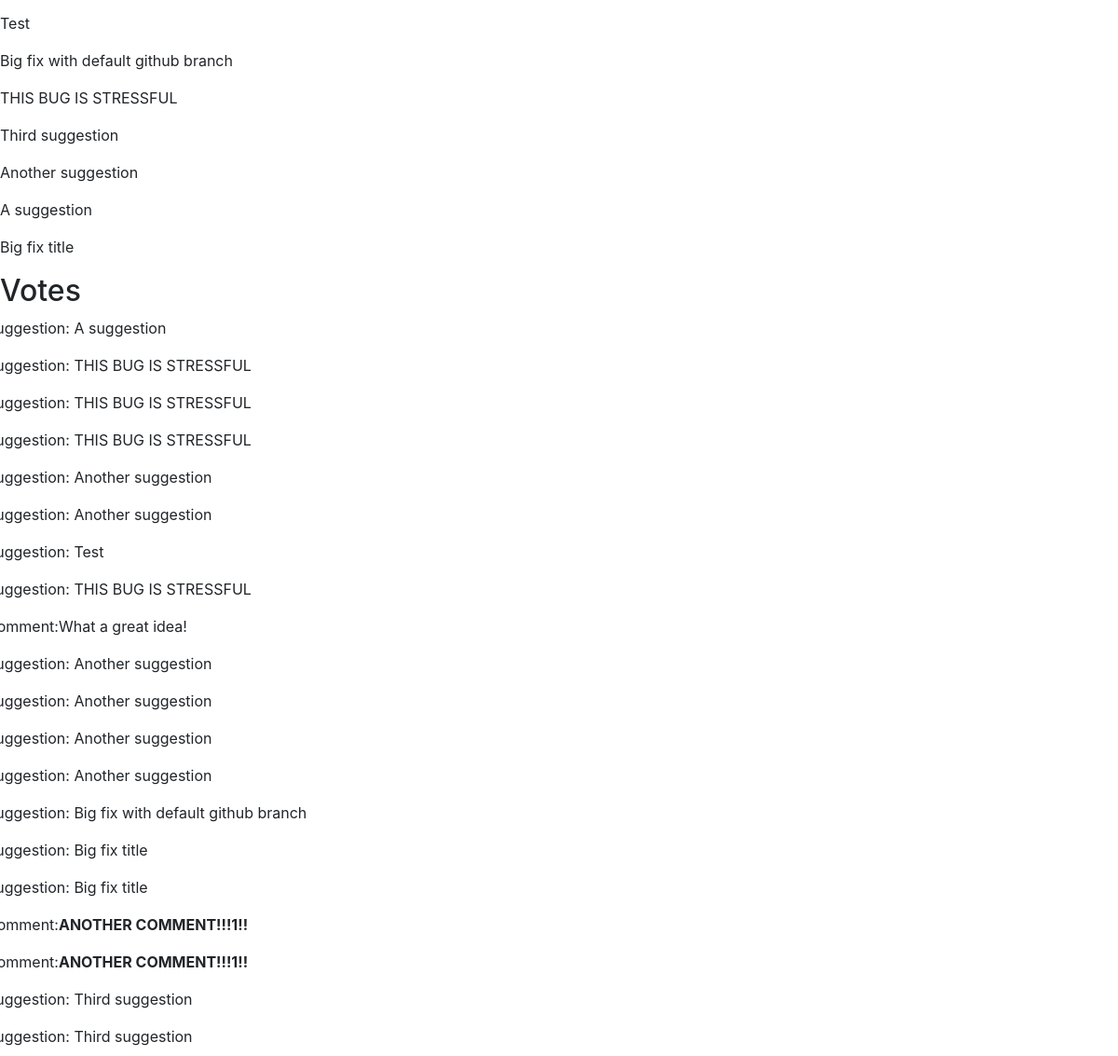
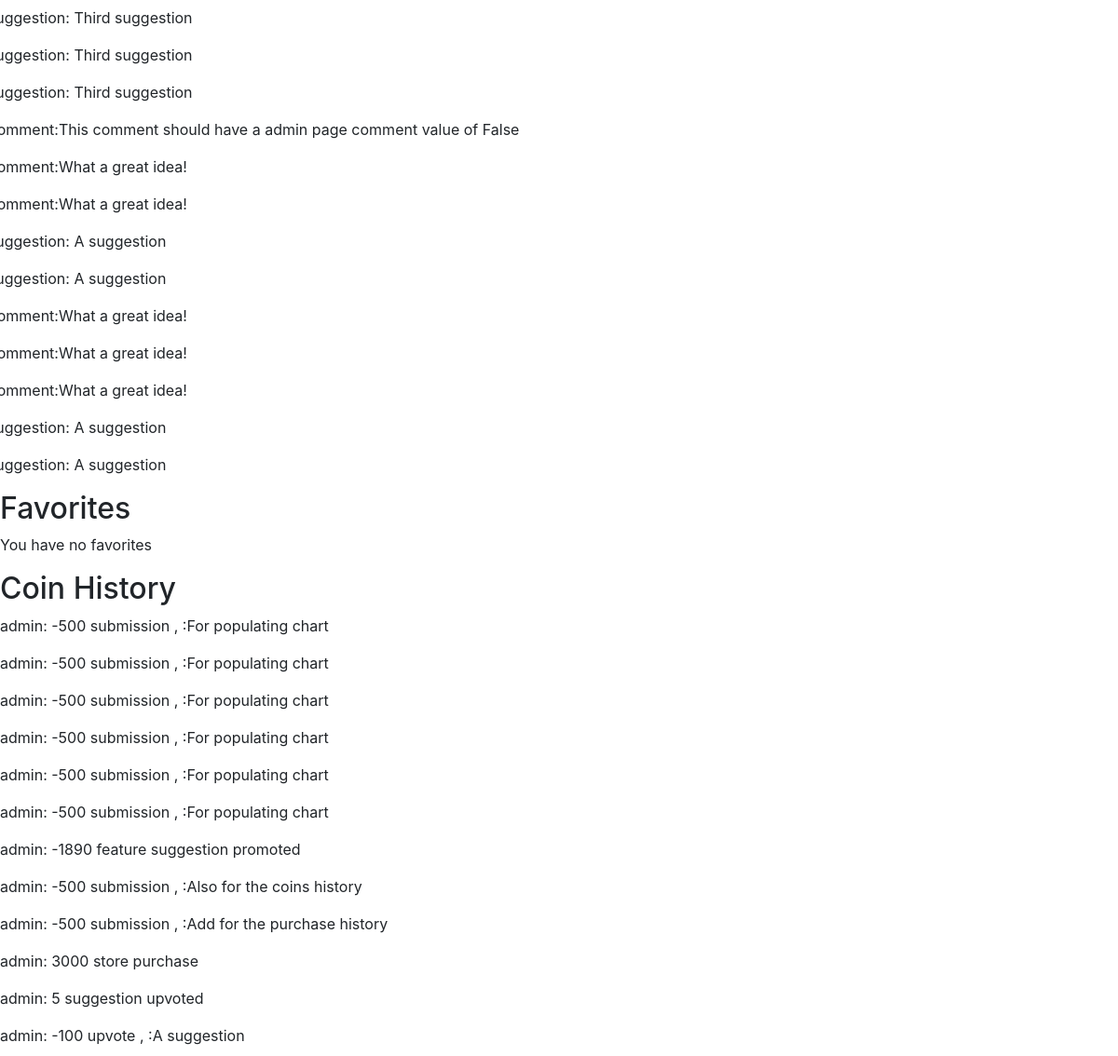
Page /user/1 (signed in, middle part) on the earlier database version (2 pictures, top to bottom).
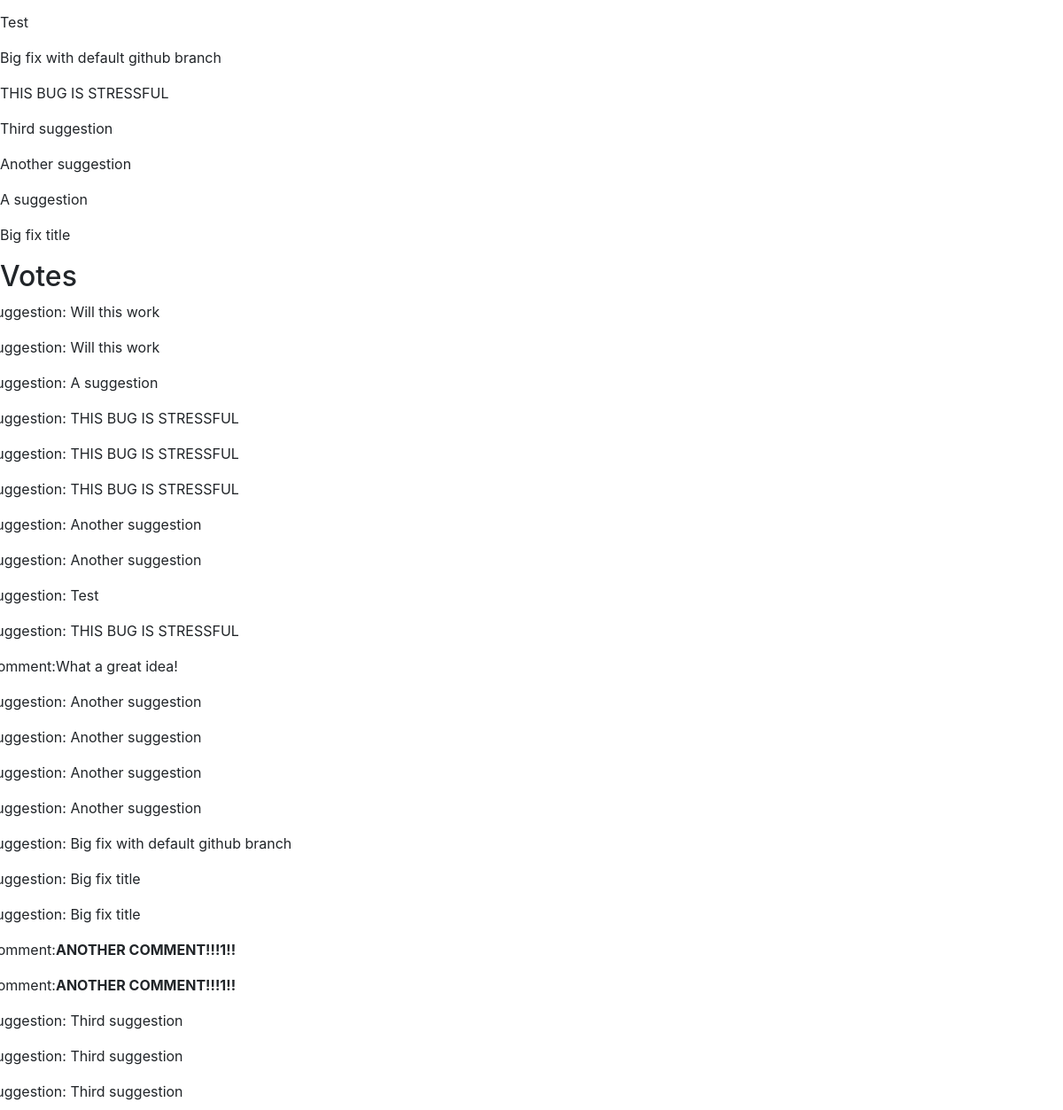
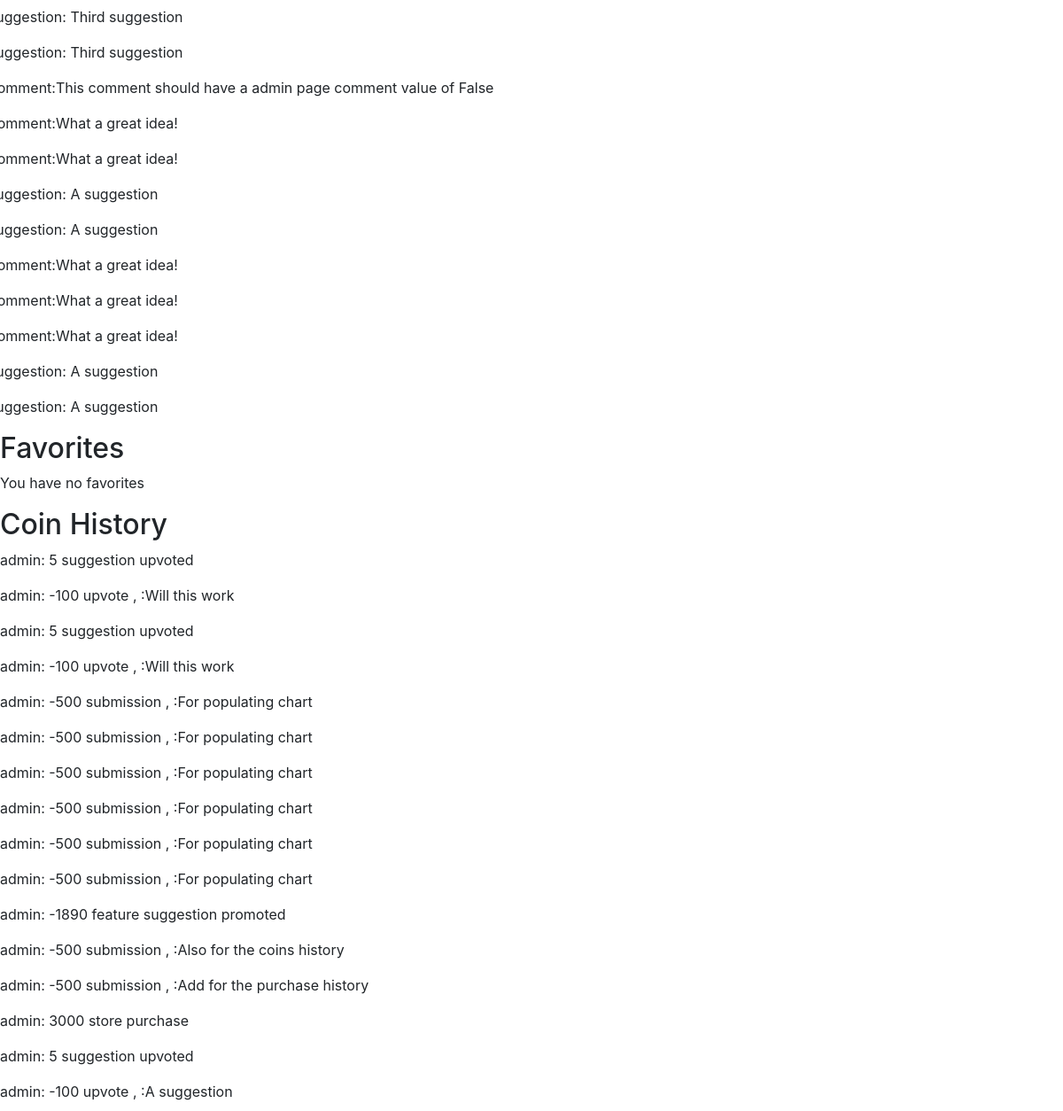
Same page on the later database version (2 pictures, top to bottom).
### usersuggestions/models.py (models this page shows, shortened)
class Suggestion(models.Model):
    suggestion_choices = ((True, 'Feature'), (False, 'Bug Fix'))
    is_feature = models.BooleanField(blank=False, default=False, choices=suggestion_choices)
    user = models.ForeignKey(User, null=False, on_delete=models.PROTECT)
    title = models.CharField(max_length=200, blank=False)
    details = RichTextUploadingField()
    date_time = models.DateTimeField(auto_now_add=True)
    delay_submission = models.BooleanField(null=False, blank=True, default=False)

class Upvote(models.Model):
    user = models.ForeignKey(User, null=False, on_delete=models.PROTECT)
    suggestion = models.ForeignKey(Suggestion, null=True, on_delete=models.CASCADE)
    comment = models.ForeignKey(Comment, null=True, on_delete=models.CASCADE)
    date_time = models.DateTimeField(auto_now_add=True)

class Comment(models.Model):
    user = models.ForeignKey(User, null=False, on_delete=models.PROTECT)
    suggestion = models.ForeignKey(Suggestion, null=False, on_delete=models.CASCADE)
    admin_page_comment= models.BooleanField(blank=False, default=False)
    comment = RichTextUploadingField()
    date_time = models.DateTimeField(auto_now_add=True)

### market/models.py (models this page shows)
class UserCoinHistory(models.Model):
    transaction_choices = ((1,'submission'),(2,'upvote'), (3, 'referral'),
    (4, 'store purchase'), (5, 'initial signup'), (6, 'received referral'),
    (7, 'suggestion upvoted'), (8, 'suggestion successful'), (9, 'feature suggestion promoted'))
    user = models.ForeignKey(User, null=False, on_delete=models.PROTECT)
    coins_change = models.IntegerField(null=False)
    date_time = models.DateTimeField(auto_now_add=True)
    suggestion = models.ForeignKey(Suggestion, null=True, blank=True, on_delete=models.CASCADE)
    transaction =   models.PositiveSmallIntegerField(choices=transaction_choices, blank=True, null=True)
    def __str__(self):
        return "{0}: {1}".format(self.user, self.coins_change)

### accounts/models.py (models this page shows)
class User(AbstractUser):
    USERNAME_FIELD = "email"
    email = models.EmailField(('email address'), blank=False, unique=True)
    REQUIRED_FIELDS = []
    def __str__(self):
        return self.username

### usersuggestions/views.py (the view)
# urls.py: url(r'^user/(?P<user_id>\d+)$', render_userpage, name='userpage'),
@login_required()
def render_userpage(request, user_id):
    user = get_object_or_404(User, id=user_id)
    if request.user == user:
        values = get_userpage_values(user)
        return render(request, "userpage.html", {"user": user, "favorites": values["favorites"],
            "votes": values["votes"], "purchases": values["purchases"],
            "coin_history": values["coin_history"], "suggestions" : values["suggestions"]
        })
    else:
        return redirect("home")

### market/cart.py (called while the page is built)
    def __len__(self):
        return sum(item['quantity'] for item in self.cart.values())

### market/contexts.py (called while the page is built)
def cart(request):
    return {'cart': Cart(request)}

### market/models.py (called while the page is built)
    def __str__(self):
        return self.name

### usersuggestions/helpers.py (called while the page is built)
def get_userpage_values(user):
    favorites = UserFavorites.objects.filter(user=user)
    votes =  Upvote.objects.filter(user=user).order_by("-date_time")
    purchases = Order.objects.filter(user=user).order_by("-date_time")
    coin_history = UserCoinHistory.objects.filter(user=user).order_by("-date_time")
    suggestions = Suggestion.objects.filter(user=user).order_by("-date_time")
    for purchase in purchases:
        purchase.items = OrderItem.objects.filter(order=purchase)
        purchase.total_cost = 0
        for item in purchase.items:
            purchase.total_cost += item.total_purchase_price
    values_dictionary = {"favorites": favorites, "purchases": purchases,
        "coin_history": coin_history, "votes": votes, "suggestions": suggestions
    }
    return values_dictionary

### usersuggestions/templates/userpage.html (shortened to what this page needs)
{% extends 'base.html' %}
{% block content %}
{% if suggestions|length == 0 %}
<p>You have not submitted any suggestions</p>
{% else %}
{% for suggestion in suggestions %}
<p>{{ suggestion.title }}</p>
{% endfor %}
{% endif %}
<h2>Votes</h2>
{% if votes|length == 0 %}
<p>You have not cast any votes</p>
{% else %}
{% for vote in votes %}
<div class="row">
{% if vote.suggestion %}
<p>Suggestion: {{ vote.suggestion.title }}</p>
{% else %}
<p>Comment: {{  vote.comment.comment|safe }}</p>
{% endif %}
</div>
{% endfor %}
{% endif %}
<h2>Favorites</h2>
{% if favorites|length == 0 %}
<p>You have no favorites</p>
{% else %}
{% for favorite in favorites %}
{{ favorite.suggestion.title }}
{% endfor %}
{% endif %}
<h2>Coin History</h2>
{% if coin_history|length == 0 %}
<p>You have no coin transaction</p>
{% else %}
{% for entry in coin_history %}
<p>{{ entry }}
{% if entry.transaction %}
{{ entry.get_transaction_display }}
{% endif %}
{% if entry.suggestion %}
,
:{{ entry.suggestion.title }}
{% endif %}
</p>
{% endfor %}
{% endif %}
{% endblock %}

### templates/base.html (shortened to what this page needs)
<!DOCTYPE html>
<html lang="en">
<head>
    <link rel="stylesheet" href="https://maxcdn.bootstrapcdn.com/bootstrap/4.0.0/css/bootstrap.min.css">
</head>
<body>
    {% block content %}{% endblock %}
</body>
</html>

Differences in the rows shown:
added Upvote: suggestion "Will this work"
added Upvote: suggestion "Will this work"
added UserCoinHistory: user+coins_change "admin: 5", transaction "suggestion upvoted"
added UserCoinHistory: user+coins_change "admin: -100", transaction "upvote", suggestion "Will this work"
added UserCoinHistory: user+coins_change "admin: 5", transaction "suggestion upvoted"
added UserCoinHistory: user+coins_change "admin: -100", transaction "upvote", suggestion "Will this work"
